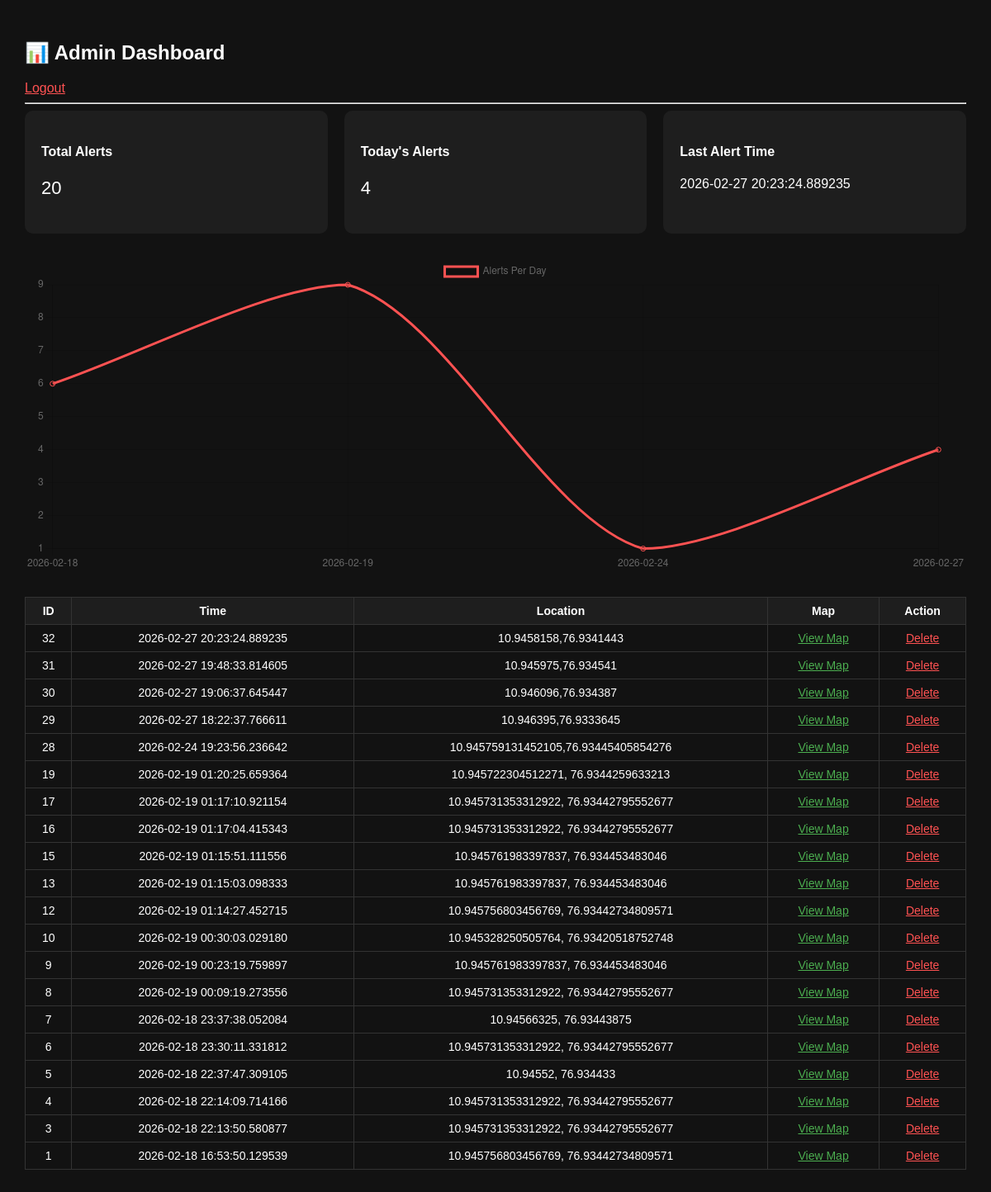
/admin (signed in), run on the app's committed database.
### tables this page shows
CREATE TABLE alerts (
            id INTEGER PRIMARY KEY AUTOINCREMENT,
            time TEXT,
            location TEXT,
            map_link TEXT
        );

### app.py (the view)
@app.route("/admin")
def admin():
    if not session.get("admin"):
        return redirect(url_for("login"))
    conn = sqlite3.connect("alerts.db")
    cursor = conn.cursor()
    cursor.execute("SELECT * FROM alerts ORDER BY id DESC")
    alerts = cursor.fetchall()
    cursor.execute("SELECT COUNT(*) FROM alerts")
    total_alerts = cursor.fetchone()[0]
    cursor.execute("SELECT COUNT(*) FROM alerts WHERE date(time)=date('now')")
    today_alerts = cursor.fetchone()[0]
    cursor.execute("SELECT time FROM alerts ORDER BY id DESC LIMIT 1")
    last_alert = cursor.fetchone()
    last_alert_time = last_alert[0] if last_alert else "No alerts yet"
    cursor.execute("""
        SELECT date(time), COUNT(*)
        FROM alerts
        GROUP BY date(time)
        ORDER BY date(time) ASC
    """)
    chart_data = cursor.fetchall()
    conn.close()
    return render_template(
        "admin.html",
        alerts=alerts,
        total_alerts=total_alerts,
        today_alerts=today_alerts,
        last_alert_time=last_alert_time,
        chart_data=chart_data
    )

### templates/admin.html (shortened to what this page needs)
<!DOCTYPE html>
<html>
<head>
</head>
<body>
<h2>📊 Admin Dashboard</h2>
<a href="/logout" style="color:#ff5252;">Logout</a>
<hr>
<div class="stats">
    <div class="card">
        <h4>Total Alerts</h4>
        <p style="font-size:22px;">{{ total_alerts }}</p>
    </div>
    <div class="card">
        <h4>Today's Alerts</h4>
        <p style="font-size:22px;">{{ today_alerts }}</p>
    </div>
    <div class="card">
        <h4>Last Alert Time</h4>
        <p>{{ last_alert_time }}</p>
    </div>
</div>
<canvas id="alertChart" height="100"></canvas>
<script>
    const chartData = {{ chart_data | tojson }};
    if (chartData.length > 0) {
        const labels = chartData.map(item => item[0]);
        const counts = chartData.map(item => item[1]);
        new Chart(document.getElementById('alertChart'), {
            type: 'line',
            data: {
                labels: labels,
                datasets: [{
                    label: 'Alerts Per Day',
                    data: counts,
                    borderColor: '#ff5252',
                    fill: false,
                    tension: 0.3
                }]
            }
        });
    }
</script>
<div style="overflow-x:auto;">
<table>
    <tr>
        <th>ID</th>
        <th>Time</th>
        <th>Location</th>
        <th>Map</th>
        <th>Action</th>
    </tr>
    {% for alert in alerts %}
    <tr>
        <td>{{ alert[0] }}</td>
        <td>{{ alert[1] }}</td>
        <td>{{ alert[2] }}</td>
        <td>
            <a href="{{ alert[3] }}" target="_blank" style="color:#4caf50;">
                View Map
            </a>
        </td>
        <td>
            <a href="/delete/{{ alert[0] }}"
               style="color:#ff5252;"
               onclick="return confirm('Delete this alert?')">
               Delete
            </a>
        </td>
    </tr>
    {% endfor %}
</table>
</div>
</body>
</html>

### templates/admin.html (style rules this page uses)
body { background:#121212; color:white; font-family:Arial; padding:30px; margin:0; }
table { margin-top:30px; border-collapse:collapse; width:100%; }
th, td { border:1px solid #333; padding:8px; font-size:14px; text-align:center; }
th { background:#1e1e1e; }
.card { background:#1e1e1e; padding:20px; border-radius:10px; flex:1; }
.stats { display:flex; gap:20px; flex-wrap:wrap; margin-bottom:30px; }

### data on the page
alerts: time "2026-02-27 20:23:24.889235", id "32", location "10.9458158,76.9341443"
alerts: id "31", time "2026-02-27 19:48:33.814605", location "10.945975,76.934541"
alerts: id "30", time "2026-02-27 19:06:37.645447", location "10.946096,76.934387"
alerts: id "29", time "2026-02-27 18:22:37.766611", location "10.946395,76.9333645"
alerts: id "28", time "2026-02-24 19:23:56.236642", location "10.945759131452105,76.93445405854276"
alerts: id "19", time "2026-02-19 01:20:25.659364", location "10.945722304512271, 76.9344259633213"
alerts: id "17", time "2026-02-19 01:17:10.921154", location "10.945731353312922, 76.93442795552677"
alerts: id "16", time "2026-02-19 01:17:04.415343", location "10.945731353312922, 76.93442795552677"
alerts: id "15", time "2026-02-19 01:15:51.111556", location "10.945761983397837, 76.934453483046"
alerts: id "13", time "2026-02-19 01:15:03.098333", location "10.945761983397837, 76.934453483046"
alerts: id "12", time "2026-02-19 01:14:27.452715", location "10.945756803456769, 76.93442734809571"
alerts: id "10", time "2026-02-19 00:30:03.029180", location "10.945328250505764, 76.93420518752748"
alerts: id "9", time "2026-02-19 00:23:19.759897", location "10.945761983397837, 76.934453483046"
alerts: id "8", time "2026-02-19 00:09:19.273556", location "10.945731353312922, 76.93442795552677"
alerts: id "7", time "2026-02-18 23:37:38.052084", location "10.94566325, 76.93443875"
alerts: id "6", time "2026-02-18 23:30:11.331812", location "10.945731353312922, 76.93442795552677"
alerts: id "5", time "2026-02-18 22:37:47.309105", location "10.94552, 76.934433"
alerts: id "4", time "2026-02-18 22:14:09.714166", location "10.945731353312922, 76.93442795552677"
alerts: id "3", time "2026-02-18 22:13:50.580877", location "10.945731353312922, 76.93442795552677"
alerts: id "1", time "2026-02-18 16:53:50.129539", location "10.945756803456769, 76.93442734809571"

### other printed values
{{ total_alerts }} "20"
{{ today_alerts }} "4"
chart data {{ chart_data | tojson }} [["2026-02-18", 6], ["2026-02-19", 9], ["2026-02-24", 1], ["2026-02-27", 4]]
